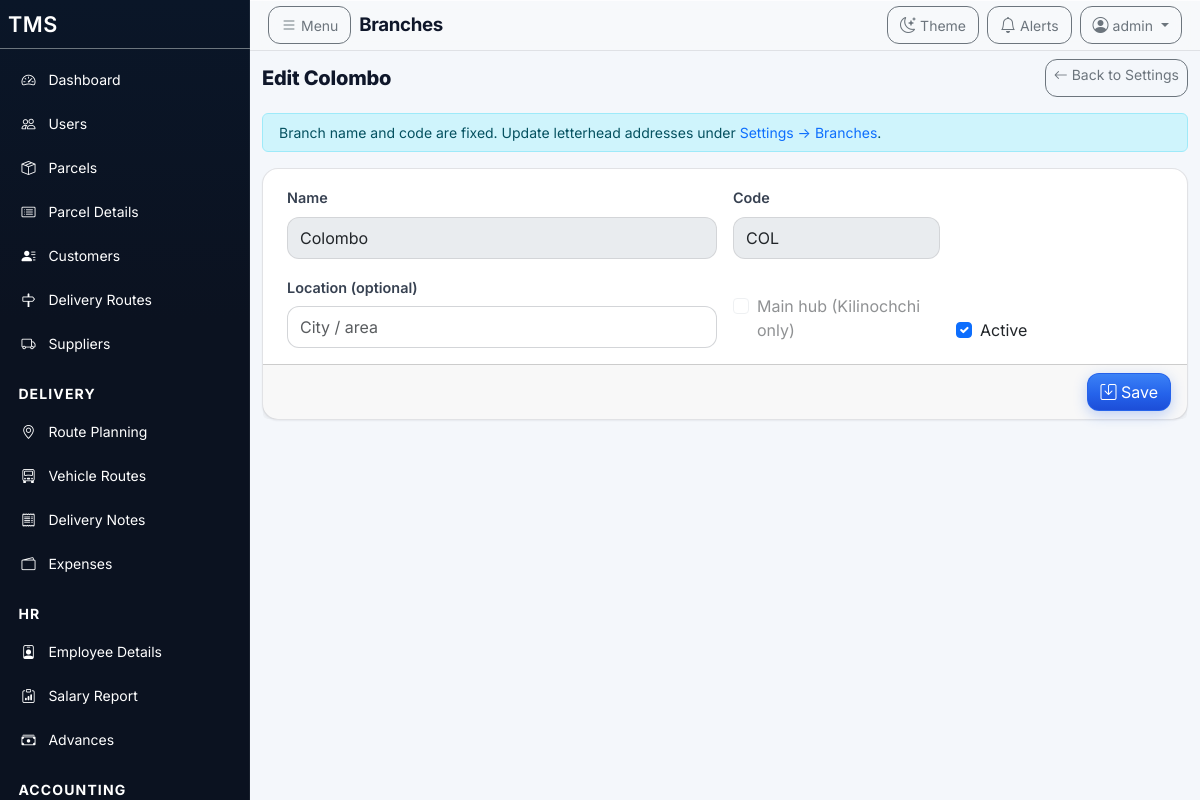
The page /index.php?page=branches&action=edit&id=1 (signed in) on the database its author committed.
### tables this page shows
CREATE TABLE `branches` (
  `id` bigint unsigned NOT NULL AUTO_INCREMENT,
  `name` varchar(100) NOT NULL,
  `address_tamil` varchar(500) DEFAULT NULL,
  `address_english` varchar(500) DEFAULT NULL,
  `phones` varchar(255) DEFAULT NULL,
  `settings_slot` tinyint DEFAULT NULL COMMENT '0-2 Settings letterhead slots',
  `code` varchar(20) NOT NULL,
  `location` varchar(255) DEFAULT NULL,
  `is_main` tinyint(1) NOT NULL DEFAULT '0',
  `is_active` tinyint(1) NOT NULL DEFAULT '1',
  `is_default` tinyint(1) NOT NULL DEFAULT '0',
  `created_at` timestamp NULL DEFAULT CURRENT_TIMESTAMP,
  `updated_at` timestamp NULL DEFAULT CURRENT_TIMESTAMP ON UPDATE CURRENT_TIMESTAMP,
  PRIMARY KEY (`id`),
  UNIQUE KEY `code` (`code`)
);

### app/Helpers.php (called while the page is built, shortened)
<?php
class Helpers
{
    public static function config(): array
    {
        static $config;
        if (!$config) {
            $config = require __DIR__ . '/../config/config.php';
        }
        return $config;
    }
    public static function company(): array
    {
        $cfg = self::config();
        return is_array($cfg['company'] ?? null) ? $cfg['company'] : [];
    }
    public static function companyBranches(): array
    {
        try {
            if (class_exists('BranchRepository')) {
                $rows = BranchRepository::branchesForCompanyPrint(Database::pdo());
                if ($rows !== []) {
                    return $rows;
                }
            }
        } catch (Throwable $e) {
        }
        $company = self::company();
        $branches = $company['branches'] ?? [];
        return is_array($branches) ? $branches : [];
    }
    public static function companyDefaultBranch(): array
    {
        try {
            if (class_exists('BranchRepository')) {
                $row = BranchRepository::getDefaultForPrint(Database::pdo());
                if ($row) {
                    return [
                        'name' => (string)($row['name'] ?? ''),
                        'address_ta' => (string)($row['address_tamil'] ?? ''),
                        'address_en' => (string)($row['address_english'] ?? ''),
                        'phones' => (string)($row['phones'] ?? ''),
                    ];
                }
            }
        } catch (Throwable $e) {
        }
        return [];
    }
    public static function companyHeaderAddressLines(?string $addrOverrideParam = null, int $limit = 3, string $scope = 'default'): array
    {
        $lines = [];
        $branches = self::companyBranches();
        if (!empty($branches)) {
            if ($scope === 'default') {
                $def = self::companyDefaultBranch();
                if (!empty($def)) {
                    $b = $def;
                    $name = trim((string)($b['name'] ?? ''));
                    $parts = [];
                    if ($name !== '') { $parts[] = $name; }
                    if ($parts !== []) {
                        $lines[] = implode(' — ', $parts);
                    }
                    return array_slice($lines, 0, max(0, $limit));
                }
            }
        }
        return array_slice($lines, 0, max(0, $limit));
    }
    public static function baseUrl(string $path = ''): string
    {
        $scriptName = dirname($_SERVER['SCRIPT_NAME']);
        $base = rtrim($scriptName, '/\\');
        return $base . '/' . ltrim($path, '/');
    }
    public static function view(string $view, array $data = []): void
    {
        extract($data);
        $viewFile = __DIR__ . '/../views/' . $view . '.php';
        include __DIR__ . '/../views/layout/header.php';
        include $viewFile;
        include __DIR__ . '/../views/layout/footer.php';
    }
}

### app/BranchRepository.php (called while the page is built, shortened)
<?php
final class BranchRepository
{
    private static bool $schemaChecked = false;
    public static function ensureSchema(\PDO $pdo): void
    {
        if (self::$schemaChecked) {
            return;
        }
        self::$schemaChecked = true;
        try {
            BranchFixedMaster::ensure($pdo);
        } catch (\Throwable $e) {
        }
    }
    public static function getDefaultForPrint(\PDO $pdo): ?array
    {
        $stmt = $pdo->query(
            'SELECT * FROM branches WHERE is_default = 1 AND is_active = 1 AND id IN (1,2,3) LIMIT 1'
        );
        $row = $stmt ? $stmt->fetch(\PDO::FETCH_ASSOC) : null;
        return $row ?: null;
    }
}

### app/BranchMergeService.php (called while the page is built, shortened)
<?php
final class BranchMergeService
{
    public static function execute(\PDO $pdo): array
    {
        try {
            $plan = self::buildPlan($pdo);
            $pdo->beginTransaction();
            foreach ($plan['final_updates'] as $u) {
                $pdo->prepare('UPDATE branches SET name = ?, code = ?, is_main = ?, is_active = 1 WHERE id = ?')->execute([
                    $u['name'],
                    $u['code'],
                    (int)$u['is_main'],
                    (int)$u['id'],
                ]);
            }
            if (self::tableExists($pdo, 'users')) {
                $pdo->exec('UPDATE users u INNER JOIN branches b ON b.id = u.branch_id SET u.is_main_branch = b.is_main');
            }
            $pdo->commit();
            return ['ok' => true, 'messages' => array_merge($plan['messages'], ['Done. Committed to database.'])];
        } catch (\Throwable $e) {
            if ($pdo->inTransaction()) {
                $pdo->rollBack();
            }
            return ['ok' => false, 'error' => $e->getMessage()];
        }
    }
    private static function buildPlan(\PDO $pdo): array
    {
        $stmt = $pdo->query('SELECT * FROM branches ORDER BY id ASC');
        $rows = $stmt ? $stmt->fetchAll(\PDO::FETCH_ASSOC) : [];
        $groups = [
            'colombo' => [],
            'kilinochchi' => [],
            'mullaitivu' => [],
            '__main__' => [],
        ];
        $messages = [];
        foreach ($rows as $r) {
            $key = self::nameToGroupKey((string)($r['name'] ?? ''));
            $groups[$key][] = $r;
        }
        $keepers = [];
        foreach (['colombo', 'kilinochchi', 'mullaitivu'] as $g) {
            $keeper = self::pickKeeperRow($groups[$g]);
            $keepers[$g] = (int)$keeper['id'];
            $messages[] = 'Keeper for ' . $g . ': id=' . $keepers[$g] . ' (' . ($keeper['name'] ?? '') . ')';
        }
        $merges = [];
        $deleteIds = [];
        $deleteIds = array_values(array_unique($deleteIds));
        sort($deleteIds);
        $finalUpdates = [];
        foreach (['colombo', 'kilinochchi', 'mullaitivu'] as $g) {
            $meta = self::CANONICAL[$g];
            $finalUpdates[] = [
                'id' => $keepers[$g],
                'name' => $meta['name'],
                'code' => $meta['code'],
                'is_main' => $g === 'kilinochchi' ? 1 : 0,
            ];
        }
        $messages[] = 'After run: exactly 3 branches (COL / KIL / MUL), Kilinochchi = main hub.';
        return [
            'messages' => $messages,
            'keepers' => $keepers,
            'merges' => $merges,
            'delete_ids' => $deleteIds,
            'final_updates' => $finalUpdates,
        ];
    }
    private static function nameToGroupKey(string $name): ?string
    {
        $n = mb_strtolower(trim($name), 'UTF-8');
        if ($n === 'colombo' || str_starts_with($n, 'colombo')) {
            return 'colombo';
        }
        if (str_contains($n, 'kilinochchi')) {
            return 'kilinochchi';
        }
        if (str_contains($n, 'mullaitivu') || str_contains($n, 'mullaithivu')) {
            return 'mullaitivu';
        }
        return null;
    }
    private static function pickKeeperRow(array $rows): array
    {
        usort($rows, static function (array $a, array $b): int {
            $sa = self::keeperScore($a);
            $sb = self::keeperScore($b);
            if ($sa !== $sb) {
                return $sb <=> $sa;
            }
            return ((int)($a['id'] ?? 0)) <=> ((int)($b['id'] ?? 0));
        });
        return $rows[0];
    }
    private static function tableExists(\PDO $pdo, string $table): bool
    {
        $t = preg_replace('/[^a-z0-9_]/i', '', $table);
        $st = $pdo->query("SHOW TABLES LIKE " . $pdo->quote($t));
        return $st && $st->fetch() !== false;
    }
}

### app/BranchFixedMaster.php (called while the page is built, shortened)
<?php
final class BranchFixedMaster
{
    public static function ensure(\PDO $pdo): void
    {
        try {
            try {
                BranchMergeService::execute($pdo);
        } catch (\Throwable $e) {
            try {
                self::mergeOrphansIntoCanonical($pdo);
            } catch (\Throwable $e2) {
            }
        }
        } catch (\Throwable $e) {
            self::$ensured = false;
            throw $e;
        }
    }
}

### app/bootstrap.php (called while the page is built, shortened)
<?php
require_once __DIR__ . '/Auth.php';
require_once __DIR__ . '/Helpers.php';
require_once __DIR__ . '/BranchRepository.php';
require_once __DIR__ . '/BranchFixedMaster.php';
try {
    BranchRepository::ensureSchema(Database::pdo());
} catch (Throwable $e) {
}

### views/branches/form.php (the view, shortened to what this page needs)
<?php
$id = (int)($branch['id'] ?? 0);
$canonical = BranchFixedMaster::CANONICAL[$id] ?? null;
?>
<div class="branches-form-page">
<div class="d-flex justify-content-between align-items-center mb-3 page-header">
  <h3 class="mb-0">Edit <?php echo htmlspecialchars($canonical['name']); ?></h3>
  <a href="<?php echo Helpers::baseUrl('index.php?page=settings&tab=branches#pane-branches'); ?>" class="btn btn-outline-secondary btn-sm"><i class="bi bi-arrow-left"></i> Back to Settings</a>
</div>
<div class="alert alert-info py-2 small">Branch name and code are fixed. Update letterhead addresses under <a href="<?php echo Helpers::baseUrl('index.php?page=settings&tab=branches#pane-branches'); ?>">Settings → Branches</a>.</div>
<form method="post" action="<?php echo Helpers::baseUrl('index.php?page=branches&action=save'); ?>" class="card card-soft">
  <div class="card-body">
    <div class="row g-2 g-md-3">
      <div class="col-12 col-md-6">
        <label class="form-label">Name</label>
        <input type="text" class="form-control" readonly disabled value="<?php echo htmlspecialchars($canonical['name']); ?>">
      </div>
      <div class="col-12 col-sm-6 col-md-3">
        <label class="form-label">Code</label>
        <input type="text" class="form-control" readonly disabled value="<?php echo htmlspecialchars($canonical['code']); ?>">
      </div>
      <div class="col-12 col-md-6">
        <label class="form-label">Location (optional)</label>
        <input type="text" name="location" class="form-control" value="<?php echo htmlspecialchars((string)($branch['location'] ?? '')); ?>" placeholder="City / area">
      </div>
      <div class="col-12 col-sm-6 col-md-3 d-flex align-items-end pb-1">
        <div class="form-check">
          <input class="form-check-input" type="checkbox" id="is_main" disabled <?php echo !empty($branch['is_main']) ? 'checked' : ''; ?>>
          <label class="form-check-label" for="is_main">Main hub (Kilinochchi only)</label>
        </div>
      </div>
      <div class="col-12 col-sm-6 col-md-3 d-flex align-items-end pb-1">
        <div class="form-check">
          <input class="form-check-input" type="checkbox" id="is_active" name="is_active" <?php echo !isset($branch['is_active']) || !empty($branch['is_active']) ? 'checked' : ''; ?>>
          <label class="form-check-label" for="is_active">Active</label>
        </div>
      </div>
    </div>
  </div>
  <div class="card-footer d-flex justify-content-end">
    <button type="submit" class="btn btn-primary"><i class="bi bi-save"></i> Save</button>
  </div>
</form>
</div>

### public/assets/css/report-master.css (style rules this page uses)
:root { --primary-red: #C62828; --corp-blue: #1E4FA8; --rpt-border: #E5E7EB; --rpt-bg: #FFFFFF; --rpt-ink: #333333; --rpt-muted: #6B7280; --rpt-radius: 8px; --rpt-gap: 6px; --rpt-pad: 8px; }
* { box-sizing: border-box; }
html { -webkit-print-color-adjust: exact; print-color-adjust: exact; }

### public/assets/css/tms-design-system.css (style rules this page uses)
html { scroll-behavior: smooth; }
html, body { height: 100%; width: 100%; margin: 0; padding: 0; }
body { padding-top: 0; margin: 0; padding: 0; background: #f8f9fb; overflow-x: hidden; }
:root { --tms-bg: #f4f7fb; --tms-surface: rgba(255, 255, 255, 0.78); --tms-surface-solid: #ffffff; --tms-text: #0f172a; --tms-muted: #64748b; --tms-border: rgba(15, 23, 42, 0.12); --tms-accent: #2563eb; --tms-accent-soft: rgba(37, 99, 235, 0.12); --tms-shadow-sm: 0 1px 2px rgba(16, 24, 40, 0.06); --tms-shadow-md: 0 12px 28px rgba(16, 24, 40, 0.1); --tms-radius: 14px; --tms-radius-sm: 10px; --tms-banner-img: url("https://images.unsplash.com/photo-1449824913935-59a10b8d2000?q=80&w=1920&auto=format&fit=crop"); --tms-banner-overlay: rgba(15, 23, 42, 0.04); --shell-radius: 14px; --shell-border: rgba(17, 24, 39, 0.1); --shell-shadow: 0 1px 2px rgba(16, 24, 40, 0.06); --sidebar-w: 250px; --sidebar-w-collapsed: 72px; --touch-min: 44px; --sidebar-transition: 0.25s ease; }
body { background: var(--tms-banner-img) center/cover no-repeat fixed, var(--tms-bg); background-blend-mode: overlay; color: var(--tms-text); font-family: Inter, system-ui, -apple-system, "Segoe UI", Roboto, "Helvetica Neue", Arial, "Noto Sans", "Liberation Sans", sans-serif; -webkit-font-smoothing: antialiased; -moz-osx-font-smoothing: grayscale; }
a { text-decoration: none; }
.card, .dropdown-menu { border-color: var(--tms-border) !important; border-radius: var(--bs-border-radius-xl) !important; box-shadow: var(--bs-box-shadow-sm); background: var(--tms-surface-solid); backdrop-filter: blur(8px); }
.btn { border-radius: 12px; min-height: 38px; transition: transform 0.12s ease, box-shadow 0.12s ease, background 0.12s ease; }
.btn-primary { background: linear-gradient(180deg, #3b82f6 0%, #2563eb 55%, #1d4ed8 100%); border-color: rgba(37, 99, 235, 0.95); box-shadow: 0 4px 14px rgba(37, 99, 235, 0.28); }
.form-control, .form-select { border-radius: 12px; border-color: rgba(15, 23, 42, 0.18); min-height: 42px; }
.form-label { color: rgba(15, 23, 42, 0.78); font-weight: 600; }

### public/assets/css/app-layout-rebuild.css (style rules this page uses)
html, body { margin: 0; padding: 0; width: 100%; min-height: 100%; overflow-x: hidden; }
*, *::before, *::after { box-sizing: border-box; max-width: 100%; }
.app.app-layout > .content-wrapper .row { margin-left: 0 !important; margin-right: 0 !important; }
.app.app-layout > .content-wrapper .row > [class*="col-"] { min-width: 0; }

### views/branches/form.php (style rules this page uses)
.branches-form-page { --ui-border: rgba(17,24,39,.10); --ui-shadow: 0 1px 2px rgba(16,24,40,.06); --ui-radius: 14px; }
.branches-form-page .page-header { flex-wrap: wrap; gap: 0.5rem; }
.branches-form-page .page-header h3 { font-size: 1.25rem; font-weight: 800; letter-spacing: -.01em; }
.branches-form-page .card-soft { background:#fff; border: 1px solid var(--ui-border); border-radius: var(--ui-radius); box-shadow: var(--ui-shadow); }
.branches-form-page .form-control { height: 38px; border-radius: 12px; }
.branches-form-page .form-label { font-size: .9rem; font-weight: 600; color:#374151; }

### rows shown on the page
branches: id+name "Colombo", id+code "COL", is_active "☑"

### other values the page prints
$pageTitle "Branches"
$user['username'] "admin"
